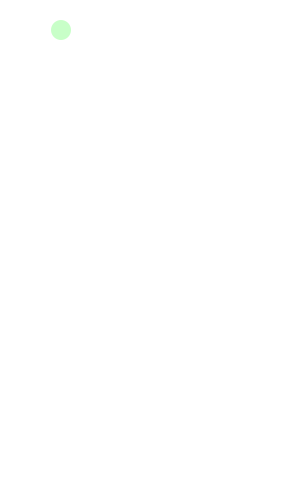
Frame 1 (no input)
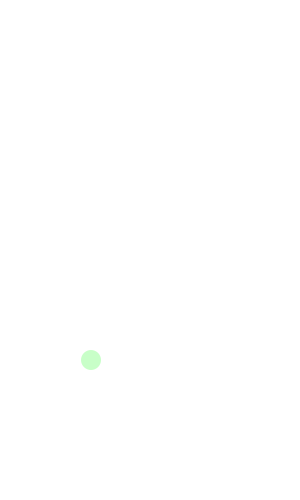
Frame 60 (the mouse pressed at the canvas centre just before this capture)
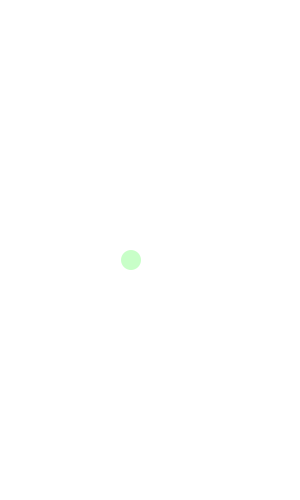
Frame 120 (the mouse held since frame 60 and released just before this capture)

The Processing sketch that drew these frames (run headless with seeded random() and noise(); from frame 60 on, the mouse is pressed at the canvas centre):

// Processing sketch: hw81
// ── hw81.pde
void setup() {
   size(300, 500);
   smooth();
   noStroke();
   fill(200, 255, 200);
   ellipseMode(CORNER);
   randomSeed(second());
   frameRate(30); 
}

int d = 20, x = int(random(width - d)), y = int(random(height -d)), vx = 10, vy = 10;
void draw() {
    background(255);
    ellipse(x, y, d, d);
    x += vx;
    y += vy;
    if (x < 0 || x + d > width) {
        vx *= -1;
        if (x < 0) {
            x *= -1;
        }else if (x + d > width) {
            x = 2 * (width - d) - x;
        }
    }
    if (y < 0 || y + d > height) {
        vy *= -1;
        if (y < 0) {
            y *= -1;
        }else if (y + d > height) {
            y = 2 * (height - d) - y;
        }
    }
}
